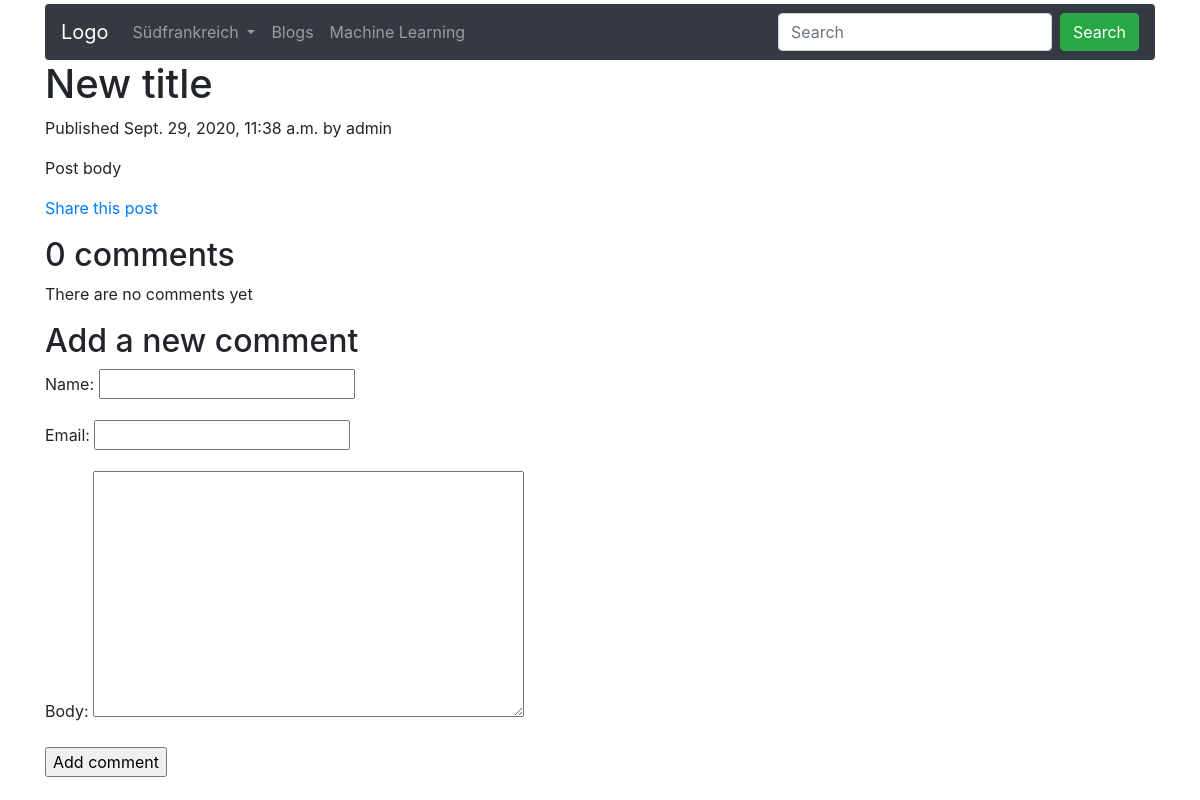
/blog/2020/9/29/another-post/, run on the app's committed database.
### blog/models.py (models this page shows, shortened)
class Post (models.Model):
    STATUS_CHOICES = (('draft','Draft'),('published','Published'),)
    title = models.CharField(max_length=250)
    slug = models.SlugField(max_length=250, unique_for_date='publish')
    author = models.ForeignKey(User, on_delete=models.CASCADE, related_name='blog_posts')
    body = models.TextField()
    publish = models.DateTimeField(default=timezone.now)
    created = models.DateTimeField(auto_now_add=True)
    updated = models.DateTimeField(auto_now=True)
    status = models.CharField(max_length=10, choices=STATUS_CHOICES,default='draft')
    objects = models.Manager()
    published = PublishedManager()
    class Meta:
        ordering = ('-publish',)

### blog/views.py (the view)
# urls.py: path('<int:year>/<int:month>/<int:day>/<slug:post>/',views.post_detail,name='post_detail'),
def post_detail(request,year,month,day,post):
    post = get_object_or_404(Post,slug=post,status='published',publish__year=year,publish__month=month,publish__day=day)
    comments = post.comments.filter(active=True)
    new_comment = None
    if request.method == 'POST':
        comment_form = CommentForm(data=request.POST)
        if comment_form.is_valid():
            new_comment = comment_form.save(commit=False)
            new_comment.post = post
            new_comment.save()
    else:
        comment_form = CommentForm()
    return render (request,'blog/post/detail.html',{'post':post,
                                                    'comments':comments,
                                                    'new_comment': new_comment,
                                                    'comment_form': comment_form})

### blog/forms.py
class CommentForm(forms.ModelForm):
    class Meta:
        model = Kommentar
        fields = ('name','email','body')

### blog/templates/blog/post/detail.html (shortened to what this page needs)
{% extends "basis.html" %}
{% block content %}
  <h1>{{ post.title }}</h1>
  <p class="date">
    Published {{ post.publish }} by {{ post.author }}
  </p>
  {{ post.body|linebreaks }}
  <p>
    <a href="{% url "blog:post_share" post.id %}">Share this post</a>
  </p>
  {% with comments.count as total_comments %}
  <h2>
    {{ total_comments }} comment{{ total_comments | pluralize }}
  </h2>
  {% endwith %}
{% for comment in comments %}
  <div class="comment">
    <p class="info">
      Comment {{ forloop.counter }} by {{ comment.name }}
      {{ comment.created }}
    </p>
    {{ comment.body|linebreaks }}
  </div>
{% empty %}
 <p>There are no comments yet</p>
{% endfor %}
{% if new_comment %}
<h2 class="bg-success text-white">Your comment has been added</h2>
{% else %}
<h2>Add a new comment</h2>
<form method="post">
    {{ comment_form.as_p }}
    <p><input type="submit" value="Add comment"></p>
</form>
{% endif %}
{% endblock %}

### data on the page
Post: title "New title", publish "Sept. 29, 2020, 11:38 a.m.", author "admin", body "Post body"

### other printed values
{{ total_comments }} "0"
{{ total_comments | pluralize }} "s"
